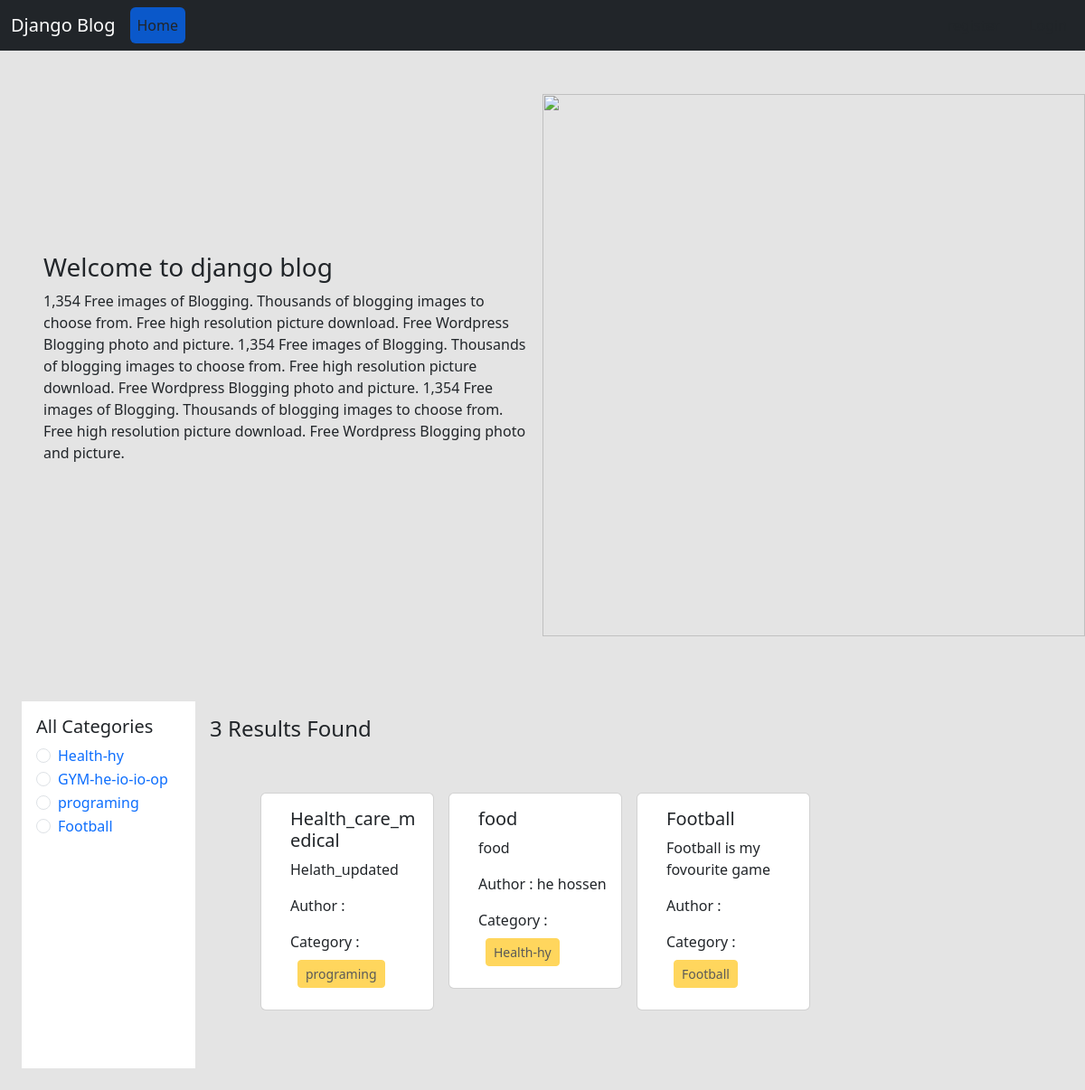
The page / on the database its author committed.
### catagories/models.py (models this page shows, shortened)
class Category(models.Model):
    name = models.CharField(max_length=100)
    slug = models.SlugField(max_length=100, unique=True, null=True, blank=True)

### posts/models.py (models this page shows)
class Post(models.Model):
    title = models.CharField(max_length=50)
    content = models.TextField()
    category = models.ManyToManyField(Category)
    author = models.ForeignKey(User, on_delete=models.CASCADE) #one to many relationship
    def __str__(self):
        return f"name : {self.title}"

### blog_project/views.py (the view)
# urls.py: 2. Add a URL to urlpatterns:  path('', views.home, name='home')
def home(request, category_slug = None):
    data = Post.objects.all()
    print(data)
    if category_slug is not None:
        category = Category.objects.get(slug = category_slug)
        data = Post.objects.filter(category = category)
    categories = Category.objects.all()
    return render(request, 'index.html', {'data' : data, 'category' : categories})

### templates/index.html
{% extends "base.html" %}
{% block content %}
{% load static %}
<div class="d-flex flex-wrap m-5 align-items-center justipy-content-between">
  <div class="col-6 pe-3">
    <h3>Welcome to django blog</h3>
    <p>
      1,354 Free images of Blogging. Thousands of blogging images to choose
      from. Free high resolution picture download. Free Wordpress Blogging photo
      and picture. 1,354 Free images of Blogging. Thousands of blogging images
      to choose from. Free high resolution picture download. Free Wordpress
      Blogging photo and picture. 1,354 Free images of Blogging. Thousands of
      blogging images to choose from. Free high resolution picture download.
      Free Wordpress Blogging photo and picture.
    </p>
  </div>
  <div class="col-6">
    <img src="{% static 'Header.avif'%}" style = "width:600px"/>
  </div>
</div>
<div class="d-flex flex-wrap p-4">
  <div class="col-2 bg-white p-3">
    <h5>All Categories</h5>
    {% for cate in category %}
    <div class="form-check">
      <input
        class="form-check-input"
        type="radio"
        name="category"
        id="{{cate.id}} "
      />
      <label class="form-check-label" for="{{cate.id}} ">
        <a
          href="{% url 'category_wise_post' cate.slug %}"
          class="text-decoration-none"
          >{{cate.name}}</a
        >
      </label>
    </div>
    {% endfor %}
  </div>
  <div class="col-10 p-3">
    <h4>{{data | length}} Results Found</h4>
    <div class="d-flex flex-wrap px-5 py-5">
      {% for post in data %}
      <div class="col-sm-3">
        <div class="card mx-2">
          <div class="card-body ms-3">
            <h5 class="card-title">{{post.title}}</h5>
            <p class="card-text">{{post.content}}</p>
            <p class="card-text">
              Author : {{post.author.first_name}} {{post.author.last_name}}
            </p>
            <p class="card-text">
              Category : {% for cat in post.category.all%}
              <button class="btn btn-warning btn-sm m-2" disabled>
                {{cat.name}}
              </button>
              {% endfor %}
            </p>
          </div>
        </div>
      </div>
      {% endfor %}
    </div>
  </div>
</div>
{% endblock content %}

### rows shown on the page
Category: name "Health-hy"
Category: name "GYM-he-io-io-op"
Category: name "programing"
Category: name "Football"
Post: title "Health_care_medical", content "Helath_updated"
Post: title "food", content "food", author.first_name "he", author.last_name "hossen"
Post: title "Football", content "Football is my fovourite game"

### other values the page prints
{{ data | length }} "3"
